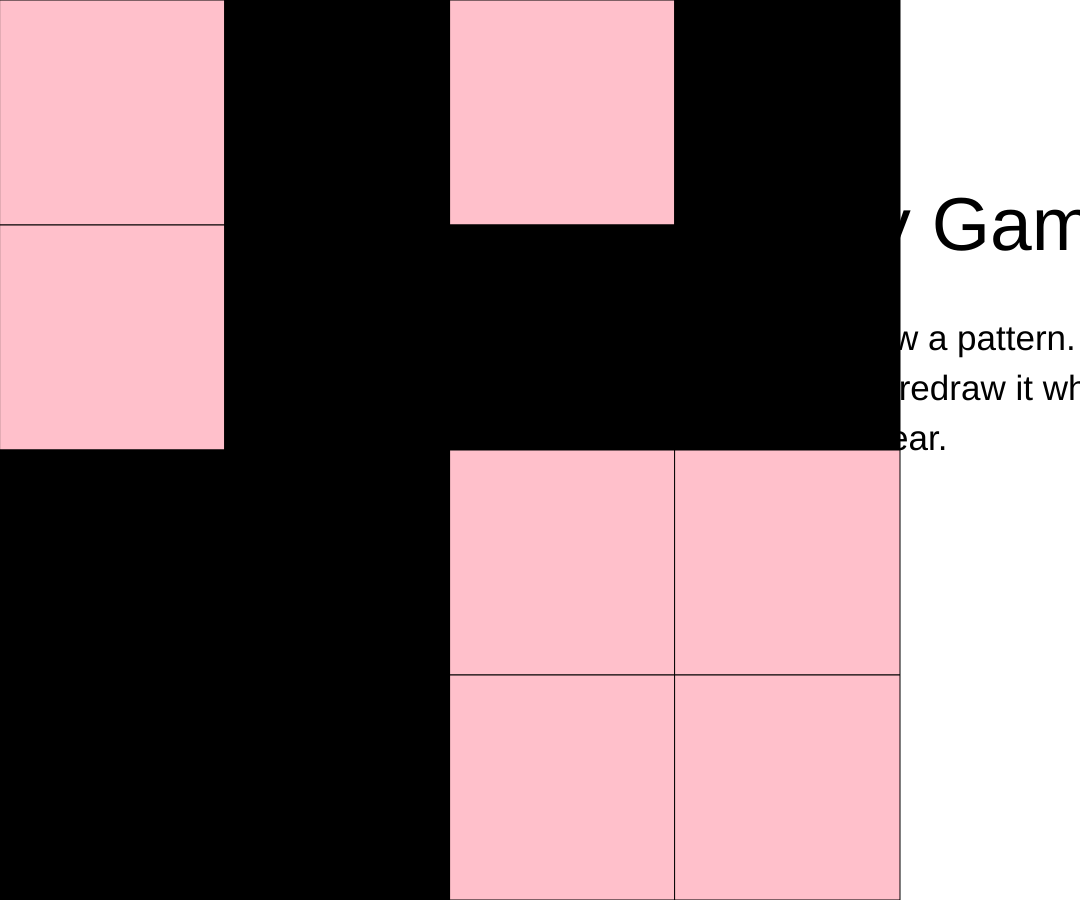
Frame 1 (no input)
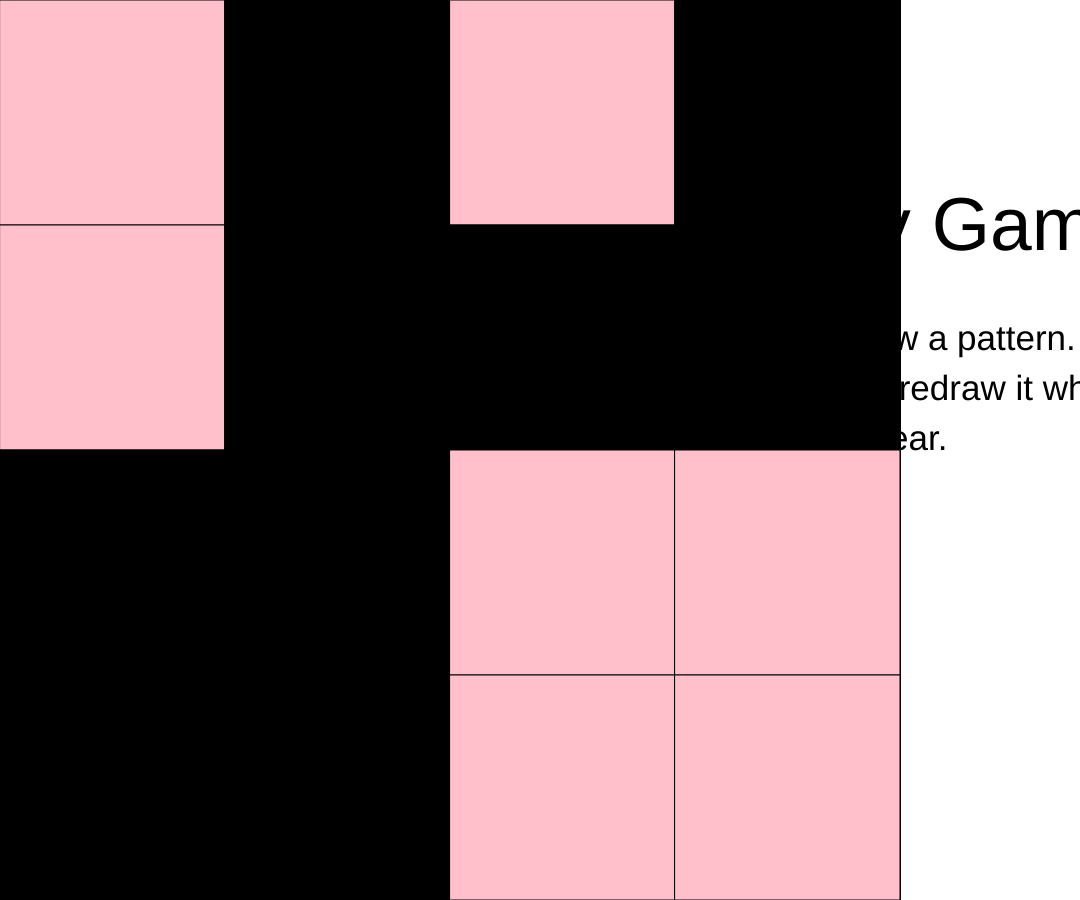
Frame 60 (no input)
Frame 120 (the mouse pressed at the canvas centre since frame 60): identical to frame 60, image omitted

The p5.js sketch that drew these frames (run headless with seeded random() and noise() and a simulated clock; from frame 60 on, the mouse is pressed at the canvas centre):

// p5.js sketch
// ── sketch.js
// 2D Array
// Memorize the grid and redraw it after within 5 seconds
// The code is messy and the game is not how i'd like it to be, but thats okay. ive been sick and thats not an excuse just an explaination. not my best work but either way im happy 

let gameState = "hardMode";
let theGrid;
const SQUARE_DIMENTIONS = 4;
let previousPressed;
let lastSwitched = 0;
let shownDuration = 5000;
let drawDuration = 10000;
let cellSize;
let previousRound = [];
let previousDrawn = [];
let prevDrawn;
let prevRound;
let state = "shown";

function setup() {
  createCanvas(windowWidth * 0.9, windowHeight * 0.9);
  if (width < height && gameState === "hardMode"){
    cellSize = width/SQUARE_DIMENTIONS;
  }
  else if (width > height && gameState === "hardMode"){
    cellSize = height/SQUARE_DIMENTIONS;
  }
  theGrid = generateRandomGrid(SQUARE_DIMENTIONS, SQUARE_DIMENTIONS);
  previousRound.push(theGrid);
  words();
}

function draw() {
  passingTime();
  showGrid();
}

function passingTime(){
  if (millis() > lastSwitched + shownDuration && state === "shown"){
    lastSwitched = millis();
    state = "drawing";
    theGrid = generateEmptyGrid(SQUARE_DIMENTIONS, SQUARE_DIMENTIONS);
  }
  else if (millis() > lastSwitched + drawDuration && state === "drawing"){
    submitDrawing();
  }
}

function showGrid(){
  for (let y= 0; y < SQUARE_DIMENTIONS; y++){
    for (let x= 0; x < SQUARE_DIMENTIONS; x++){
      if (theGrid[y][x] === 1){
        fill("black");
      }
      else if (theGrid[y][x] === 0){
        fill("pink");
      }
      square(x * cellSize, y * cellSize, cellSize);
    }
  }
}

function mousePressed(){
  let x = Math.floor(mouseX/cellSize);
  let y = Math.floor(mouseY/cellSize);

  if (state === "drawing"){
    toggleCell(x, y);
  }
}

function keyPressed(){
  if (key === " " && state === "drawing"){
    submitDrawing();
  }
}

function submitDrawing(){
  previousDrawn.push(theGrid);
  console.log(previousDrawn);
  console.log(previousRound);
  
  if (previousRound[0] === previousDrawn[0]){
    background("green");
  }
  else if (previousRound !== previousDrawn){
    state = "loss";
  }
}

function toggleCell(x, y){
  if (theGrid[y][x] === 1){
    theGrid[y][x] = 0;
  }
  else if (theGrid[y][x] === 0){
    theGrid[y][x] = 1;
  }
}

function generateRandomGrid(columns, rows){
  let newGrid = [];
  for (let y = 0; y < rows; y++){
    newGrid.push([]);
    for (let x = 0; x < columns; x++){
      if (random(100) < 50){
        newGrid[y].push(1);
      }
      else{
        newGrid[y].push(0);
      }
    }
  }
  return newGrid;
}

function generateEmptyGrid(columns, rows){
  let newGrid = [];
  for (let y = 0; y < rows; y++){
    newGrid.push([]);
    for (let x = 0; x < columns; x++){
      newGrid[y].push(0);
    }
  }
  return newGrid;
}

function words(){
  textSize(75);
  text("Memory Game", width/2+100, height/2-200);
  textSize(35);
  text("The grid will show a pattern.", width/2+100, height/2-100);
  text("Memorize it and redraw it when", width/2+100, height/2-50);
  text(" the grid turns clear.", width/2+100, height/2);
}
